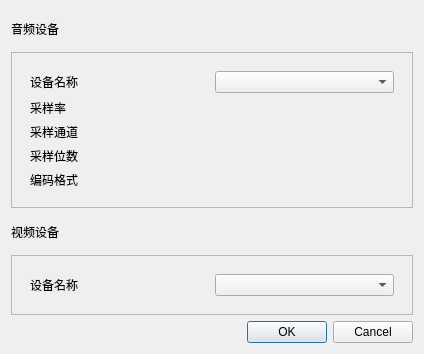
<?xml version="1.0" encoding="UTF-8"?>
<ui version="4.0">
 <class>Setting</class>
 <widget class="QWidget" name="Setting">
  <property name="geometry">
   <rect>
    <x>0</x>
    <y>0</y>
    <width>424</width>
    <height>354</height>
   </rect>
  </property>
  <property name="sizePolicy">
   <sizepolicy hsizetype="Fixed" vsizetype="Fixed">
    <horstretch>0</horstretch>
    <verstretch>0</verstretch>
   </sizepolicy>
  </property>
  <property name="windowTitle">
   <string>Form</string>
  </property>
  <layout class="QVBoxLayout" name="verticalLayout">
   <item>
    <widget class="QLabel" name="label_6">
     <property name="text">
      <string>音频设备</string>
     </property>
    </widget>
   </item>
   <item>
    <widget class="QFrame" name="frame">
     <property name="frameShape">
      <enum>QFrame::StyledPanel</enum>
     </property>
     <property name="frameShadow">
      <enum>QFrame::Sunken</enum>
     </property>
     <layout class="QHBoxLayout" name="horizontalLayout">
      <item>
       <widget class="QWidget" name="widget" native="true">
        <layout class="QGridLayout" name="gridLayout_3">
         <item row="1" column="0">
          <widget class="QLabel" name="label_9">
           <property name="text">
            <string>采样率</string>
           </property>
          </widget>
         </item>
         <item row="0" column="0">
          <widget class="QLabel" name="label_10">
           <property name="text">
            <string>设备名称</string>
           </property>
          </widget>
         </item>
         <item row="0" column="1">
          <widget class="QComboBox" name="comboBox_device_audio"/>
         </item>
         <item row="2" column="1">
          <widget class="QLabel" name="label_chns_audio">
           <property name="text">
            <string/>
           </property>
          </widget>
         </item>
         <item row="1" column="1">
          <widget class="QLabel" name="label_sampleRate_audio">
           <property name="text">
            <string/>
           </property>
          </widget>
         </item>
         <item row="3" column="0">
          <widget class="QLabel" name="label_11">
           <property name="text">
            <string>采样位数</string>
           </property>
          </widget>
         </item>
         <item row="2" column="0">
          <widget class="QLabel" name="label_12">
           <property name="text">
            <string>采样通道</string>
           </property>
          </widget>
         </item>
         <item row="3" column="1">
          <widget class="QLabel" name="label_sampleSize_audio">
           <property name="text">
            <string/>
           </property>
          </widget>
         </item>
         <item row="4" column="0">
          <widget class="QLabel" name="label_13">
           <property name="text">
            <string>编码格式</string>
           </property>
          </widget>
         </item>
         <item row="4" column="1">
          <widget class="QLabel" name="label_codec_audio">
           <property name="text">
            <string/>
           </property>
          </widget>
         </item>
        </layout>
       </widget>
      </item>
     </layout>
    </widget>
   </item>
   <item>
    <widget class="QLabel" name="label_7">
     <property name="text">
      <string>视频设备</string>
     </property>
    </widget>
   </item>
   <item>
    <widget class="QFrame" name="frame_2">
     <property name="frameShape">
      <enum>QFrame::StyledPanel</enum>
     </property>
     <property name="frameShadow">
      <enum>QFrame::Plain</enum>
     </property>
     <layout class="QHBoxLayout" name="horizontalLayout_2">
      <item>
       <widget class="QWidget" name="widget_2" native="true">
        <layout class="QGridLayout" name="gridLayout_4">
         <item row="0" column="0">
          <widget class="QLabel" name="label_14">
           <property name="text">
            <string>设备名称</string>
           </property>
          </widget>
         </item>
         <item row="0" column="1">
          <widget class="QComboBox" name="comboBox_device_video"/>
         </item>
        </layout>
       </widget>
      </item>
     </layout>
    </widget>
   </item>
   <item>
    <widget class="QDialogButtonBox" name="buttonBox">
     <property name="orientation">
      <enum>Qt::Horizontal</enum>
     </property>
     <property name="standardButtons">
      <set>QDialogButtonBox::Cancel|QDialogButtonBox::Ok</set>
     </property>
    </widget>
   </item>
  </layout>
 </widget>
 <resources/>
 <connections/>
</ui>
